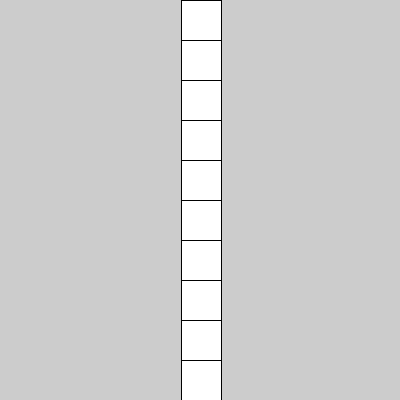
Frame 1 (no input)
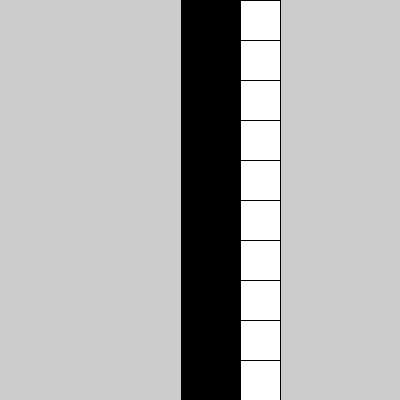
Frame 60 (the mouse pressed at the canvas centre just before this capture)
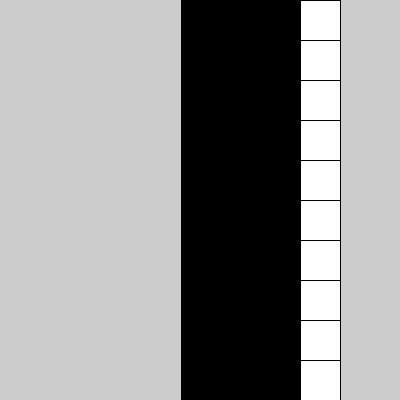
Frame 120 (the mouse held since frame 60 and released just before this capture)

The Processing sketch that drew these frames (run headless with seeded random() and noise(); from frame 60 on, the mouse is pressed at the canvas centre):

// Processing sketch: prac7
// ── prac7.pde
int cant = 10;
int tam = 10;
int x[], y[], vel[];

void setup() {
  size(400, 400);
  x = new int[cant];
  y = new int[cant];
  vel = new int[cant];
  tam = height/cant;
  for (int i = 0; i < cant; i++) {
    x[i] = width/2;
    y[i] = i * tam + tam/2;
    vel[i] = 1;
  }
  rectMode(CENTER);
}

void draw() {
  for (int i = 0; i < cant; i++) {
    x[i] += vel[i];
    if (x[i] > width-tam/2 || x[i] < tam/2) {
      vel[i] *= -1;
    }
    rect(x[i],y[i],tam,tam);
  }
}
